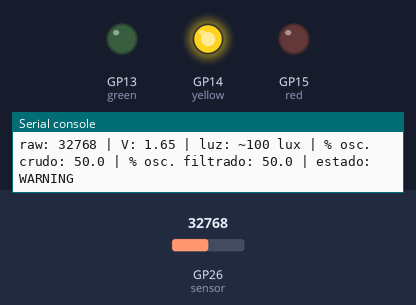
This program was run on a simulated Raspberry Pi Pico running MicroPython. Parts: output pins drawn as LEDs (lit = HIGH), the last lines printed to the serial console. Wiring (from the project's diagram.json): green LED on GP13, yellow LED on GP14, red LED on GP15, light sensor on GP26. The test bench sets the inputs (shaded band); at power-on: GP26 (sensor) = 32768 (analog values on the 0–65535 scale).

Above: at 1.2 s.
1.3 s: GP26 (sensor) set to 32176
At 1.8 s:
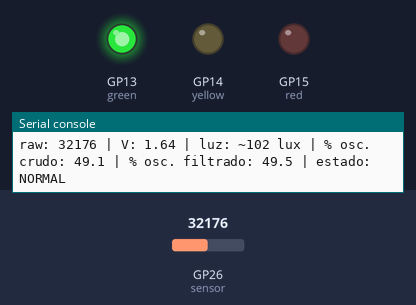
2.8 s: GP26 (sensor) set to 57670
At 4.5 s:
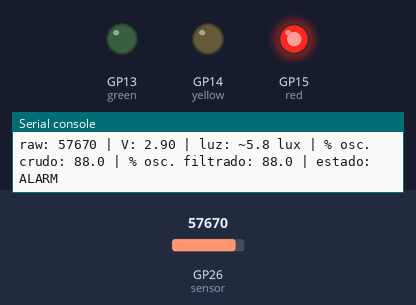
Timing chart, 0 to 6.0 s (numbered marks = the images above; inputs shaded):
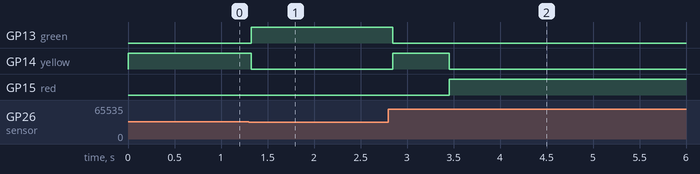

The program:

main_ldr.py
```python
# =========================================================================
#  BONUS Sesion 07 - Smart Analog Monitor con fotorresistencia (LDR)
#  Axel Garcia Arellano
#
#  Mismo monitor que ../../main.py, pero el potenciometro se cambia por
#  el modulo LDR de Wokwi (wokwi-photoresistor-sensor). En Wokwi pegar
#  este archivo como main.py junto con diagram.json de esta carpeta.
#
#  Modulo LDR: la LDR va en serie con 10 kOhm y AO sale del punto medio.
#  Mas luz -> menos resistencia -> MENOS voltaje en AO.
#  Por eso el porcentaje del ADC funciona como "% de oscuridad":
#    poca oscuridad (mucha luz) -> NORMAL   (LED verde)
#    atardecer                  -> WARNING  (LED amarillo)
#    oscuro                     -> ALARM    (LED rojo)
#  Como una lampara automatica que avisa cuando ya hace falta encenderla.
# =========================================================================

from machine import Pin, ADC
from time import sleep_ms

# ---------------- Hardware ----------------
sensor = ADC(Pin(26))                  # GP26 = ADC0 <- AO del modulo LDR
green = Pin(13, Pin.OUT, value=0)      # GP13 - LED verde    -> NORMAL
yellow = Pin(14, Pin.OUT, value=0)     # GP14 - LED amarillo -> WARNING
red = Pin(15, Pin.OUT, value=0)        # GP15 - LED rojo     -> ALARM

# ---------------- Parametros ----------------
VREF = 3.3              # el modulo se alimenta con el 3V3 de la Pico
ADC_MAX = 65535         # read_u16() siempre entrega de 0 a 65535
WARNING = 50            # % de oscuridad -> aprox. 100 lux o menos
ALARM = 75              # % de oscuridad -> aprox. 21 lux o menos
N = 10                  # muestras del promedio movil
SAMPLE_MS = 100         # periodo de muestreo -> la ventana cubre 1 s

# Datos del modulo LDR de Wokwi (valores por defecto del componente)
R_FIJA = 10000          # resistencia fija del divisor (ohm)
RL10 = 50000            # resistencia de la LDR a 10 lux (ohm)
GAMMA = 0.7             # pendiente de la curva log(R) vs log(lux)

window = []             # aqui se guardan las ultimas N lecturas crudas


# ---------------- Lectura y conversion ----------------
def read_raw():
    return sensor.read_u16()


# Regla de tres: 0 -> 0.0 V y 65535 -> 3.3 V
def to_voltage(raw):
    raw = max(0, min(ADC_MAX, raw))
    return raw * VREF / ADC_MAX


# Regla de tres: 0 -> 0 % y 65535 -> 100 %
# Con la LDR este porcentaje es "% de oscuridad"
def to_percent(raw):
    raw = max(0, min(ADC_MAX, raw))
    return raw * 100 / ADC_MAX


# Estimacion de la luz en lux a partir del voltaje (solo para mostrar):
# 1) divisor de voltaje:  V = VREF * R_ldr / (R_ldr + R_FIJA)
#    despejando:          R_ldr = R_FIJA * V / (VREF - V)
# 2) curva de la LDR:     R_ldr = RL10 * (10 / lux) ** GAMMA
#    despejando:          lux = 10 * (RL10 / R_ldr) ** (1 / GAMMA)
def to_lux(voltage):
    if voltage <= 0.001:            # practicamente 0 V -> luz muy intensa
        return 100000
    if voltage >= VREF - 0.001:     # practicamente 3.3 V -> oscuridad total
        return 0
    r_ldr = R_FIJA * voltage / (VREF - voltage)
    return 10 * (RL10 / r_ldr) ** (1 / GAMMA)


# ---------------- Filtro ----------------
# Promedio movil: entra la lectura nueva, sale la mas vieja cuando ya
# hay N, y se regresa el promedio. Una lectura con ruido solo pesa 1/N.
def filter_avg(raw):
    window.append(raw)
    if len(window) > N:
        window.pop(0)
    return sum(window) / len(window)


# ---------------- Clasificacion ----------------
# Igual que en main.py, pero el porcentaje significa oscuridad:
#   menos de 50 %  -> NORMAL  (hay luz suficiente)
#   50 % a 74.9 %  -> WARNING (esta oscureciendo)
#   75 % o mas     -> ALARM   (esta oscuro)
def classify(percent):
    if percent >= ALARM:
        return "ALARM"
    elif percent >= WARNING:
        return "WARNING"
    else:
        return "NORMAL"


# ---------------- Salidas ----------------
# Solo un LED encendido a la vez
def update_outputs(state):
    green.value(state == "NORMAL")
    yellow.value(state == "WARNING")
    red.value(state == "ALARM")


# Todo en una linea: lectura cruda, voltaje y lux filtrados,
# % de oscuridad crudo y filtrado, y estado
def print_status(raw, voltage, lux, raw_percent, filt_percent, state):
    # Con poca luz se muestra 1 decimal para que 0.1 lux no salga como "0"
    lux_txt = "{:.1f}".format(lux) if lux < 10 else "{:.0f}".format(lux)
    print("raw:", raw,
          "| V:", "{:.2f}".format(voltage),
          "| luz: ~" + lux_txt + " lux",
          "| % osc. crudo:", "{:.1f}".format(raw_percent),
          "| % osc. filtrado:", "{:.1f}".format(filt_percent),
          "| estado:", state)


# ---------------- Inicio ----------------
print("BONUS 07 - Smart Analog Monitor con LDR")
print("Entrada: AO del modulo LDR -> GP26/ADC0 | LEDs: GP13, GP14, GP15")
print("Umbrales (% oscuridad): WARNING >=", WARNING, "% | ALARM >=", ALARM, "%")
print("Equivale a: NORMAL > ~100 lux | WARNING ~21-100 lux | ALARM < ~21 lux")
print("Mueve el control de 'lux' del sensor en Wokwi para cambiar la luz")
print(20 * "=")

estado_anterior = "INICIO"

try:
    while True:
        raw = read_raw()                         # 1) medir
        filtered = filter_avg(raw)               # 2) filtrar
        voltage = to_voltage(filtered)           # 3) convertir (senal filtrada)
        lux = to_lux(voltage)
        raw_percent = to_percent(raw)
        filt_percent = round(to_percent(filtered), 1)
        state = classify(filt_percent)           # 4) clasificar
        update_outputs(state)                    # 5) actuar

        if state != estado_anterior:
            print("[CAMBIO]", estado_anterior, "->", state)
            estado_anterior = state

        print_status(raw, voltage, lux, raw_percent, filt_percent, state)
        sleep_ms(SAMPLE_MS)
finally:
    # Al detener con Ctrl-C (o si hay un error) se apagan los LEDs
    green.value(0)
    yellow.value(0)
    red.value(0)
    print("\n[FIN] Monitor detenido, LEDs apagados")
```

Measured:
- the behaviour switches between 32736 and 32720 on GP26 (sensor) (found by bisection; images 0 and 1)
- after the input at 1.3 s, GP13 (green): LOW → HIGH at once; GP14 (yellow): HIGH → LOW at once
- after the input at 2.8 s, GP13 (green): HIGH → LOW after 0.05 s; GP14 (yellow): LOW → HIGH after 0.05 s, → LOW 0.61 s later; GP15 (red): LOW → HIGH after 0.66 s
